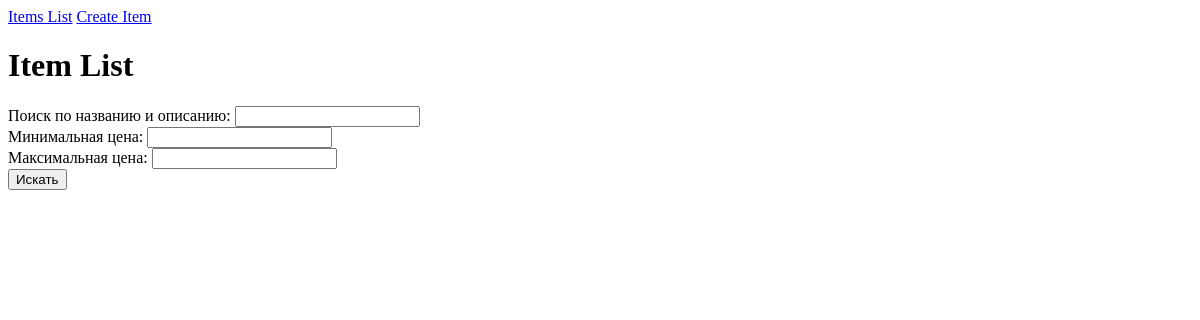
Page /items/ on the earlier database version.
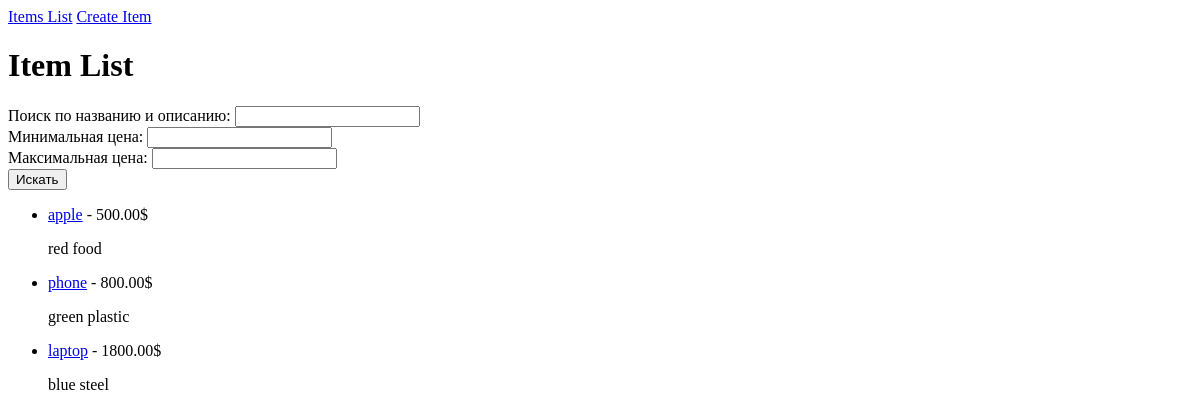
Same page on the later database version.
### myapp/models.py (models this page shows, shortened)
class Item(models.Model):
    name = models.CharField(max_length=100)
    description = models.TextField()
    price = models.DecimalField(max_digits=10, decimal_places=2)  # Новое поле для цены

### myapp/views.py (the view)
# urls.py: path('', views.ItemListView.as_view(), name='item_list'),
class ItemListView(FilterView, ListView):
    model = Item
    template_name = 'item_list.html'
    filterset_class = ItemFilter  # Указываем класс фильтра
    context_object_name = 'items'  # Имя контекста для доступа в шаблоне
    def get_queryset(self):
        queryset = super().get_queryset()  # Получаем исходный QuerySet
        self.filterset = self.filterset_class(self.request.GET, queryset)  # Применяем фильтры
        return self.filterset.qs  # Возвращаем отфильтрованный QuerySet

### myapp/templates/item_list.html
{% extends 'base.html' %}
{% block content %}
    <h1>Item List</h1>
    <form method="get">
    <div>
        <label for="query">Поиск по названию и описанию:</label>
        <input type="text" name="query" id="query" value="{{ request.GET.query }}">
    </div>
    <div>
        <label for="min_price">Минимальная цена:</label>
        <input type="number" step="0.01" name="min_price" id="min_price" value="{{ request.GET.min_price }}">
    </div>
    <div>
        <label for="max_price">Максимальная цена:</label>
        <input type="number" step="0.01" name="max_price" id="max_price" value="{{ request.GET.max_price }}">
    </div>
    <button type="submit">Искать</button>
</form>
    <ul>
        {% for item in object_list %}
            <li>
                <a href="{% url 'item_detail' item.pk %}">{{ item.name }}</a> - {{ item.price }}$
                <p>{{ item.description|truncatechars:50 }}</p>
            </li>
        {% endfor %}
    </ul>
{% endblock %}

### myapp/templates/base.html (shortened to what this page needs)
<!DOCTYPE html>
<html lang="en">
<head>
</head>
<body>
    <nav>
        <a href="{% url 'item_list' %}">Items List</a>
        <a href="{% url 'item_create' %}">Create Item</a>
    </nav>
    <div>
        {% block content %}
        {% endblock %}
    </div>
</body>
</html>

Differences in the rows shown:
added Item: name "apple", price "500.00", description "red food"
added Item: name "phone", price "800.00", description "green plastic"
added Item: name "laptop", price "1800.00", description "blue steel"
